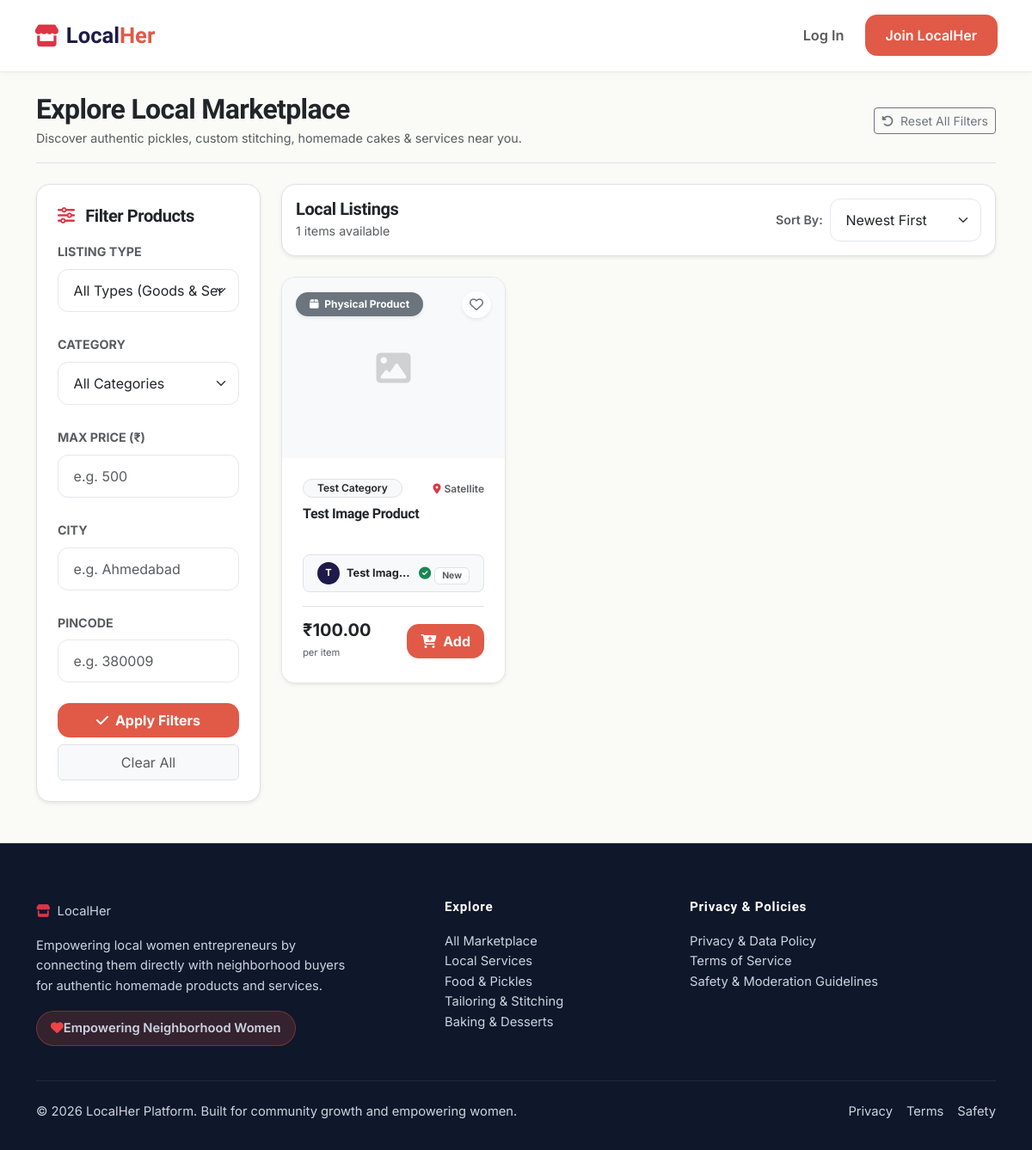
The page /marketplace/ on the database as committed earlier.
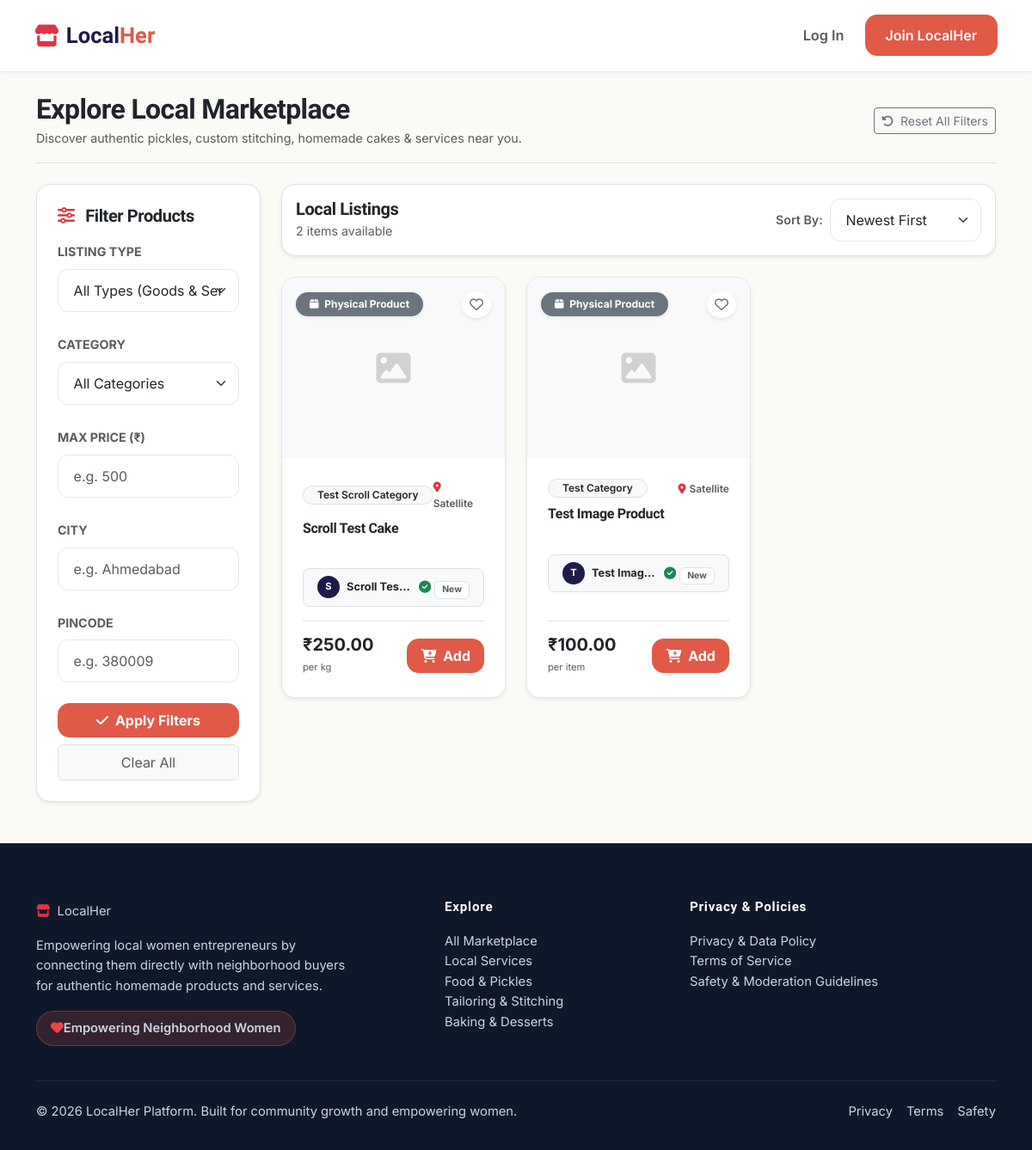
The same page on the database as committed later.
### marketplace/models.py (models this page shows, shortened)
class Product(models.Model):
    PRODUCT_TYPES = (
        ('PRODUCT', 'Physical Product'),
        ('SERVICE', 'Local Service'),
    )
    seller = models.ForeignKey(SellerProfile, on_delete=models.CASCADE, related_name='products')
    category = models.ForeignKey(Category, on_delete=models.SET_NULL, null=True, related_name='products')
    title = models.CharField(max_length=200)
    slug = models.SlugField(max_length=230, blank=True)
    description = models.TextField()
    price = models.DecimalField(max_digits=10, decimal_places=2)
    price_unit = models.CharField(max_length=50, default='per item', help_text="e.g. per piece, per kg, per hour, starting price")
    product_type = models.CharField(max_length=10, choices=PRODUCT_TYPES, default='PRODUCT')
    is_available = models.BooleanField(default=True, help_text="Available for order/booking")
    city = models.CharField(max_length=100)
    area = models.CharField(max_length=100)
    pincode = models.CharField(max_length=10)
    created_at = models.DateTimeField(auto_now_add=True)
    updated_at = models.DateTimeField(auto_now=True)
    @property
    def primary_image(self):
        primary = self.images.filter(is_primary=True).first()
        if primary:
            return primary.image
        first_img = self.images.first()
        return first_img.image if first_img else None
    @property
    def average_rating(self):
        reviews = self.reviews.all()
        if reviews.exists():
            return round(sum(r.rating for r in reviews) / reviews.count(), 1)
        return 0.0

class Category(models.Model):
    name = models.CharField(max_length=100, unique=True)
    slug = models.SlugField(max_length=120, unique=True, blank=True)
    icon_class = models.CharField(max_length=50, default='fa-tag', help_text="FontAwesome icon class e.g. fa-utensils, fa-scissors")
    image = models.ImageField(upload_to='categories/', blank=True, null=True)
    description = models.TextField(blank=True)
    class Meta:
        verbose_name_plural = "Categories"
        ordering = ['name']

### accounts/models.py (models this page shows, shortened)
class SellerProfile(models.Model):
    user = models.OneToOneField(User, on_delete=models.CASCADE, related_name='seller_profile')
    business_name = models.CharField(max_length=200)
    slug = models.SlugField(max_length=220, unique=True, blank=True)
    bio = models.TextField(blank=True, help_text="Short description of your business and story.")
    cover_image = models.ImageField(upload_to='profiles/sellers/covers/', blank=True, null=True)
    whatsapp_number = models.CharField(max_length=15, blank=True, help_text="WhatsApp number for direct customer orders/inquiries.")
    address = models.TextField(blank=True)
    city = models.CharField(max_length=100)
    area = models.CharField(max_length=100)
    pincode = models.CharField(max_length=10)
    is_verified = models.BooleanField(default=False, help_text="Admin verification badge for trust.")
    created_at = models.DateTimeField(auto_now_add=True)
    updated_at = models.DateTimeField(auto_now=True)

### marketplace/views.py (the view)
# urls.py: path('marketplace/', views.marketplace_view, name='marketplace'),
def marketplace_view(request):
    categories = Category.objects.all()
    products = Product.objects.filter(is_available=True).select_related('seller', 'category')
    cat_slug = request.GET.get('category')
    p_type = request.GET.get('type')
    city = request.GET.get('city')
    pincode = request.GET.get('pincode')
    max_price = request.GET.get('max_price')
    sort = request.GET.get('sort')
    if cat_slug:
        products = products.filter(category__slug=cat_slug)
    if p_type in ['PRODUCT', 'SERVICE']:
        products = products.filter(product_type=p_type)
    if city:
        products = products.filter(city__icontains=city)
    if pincode:
        products = products.filter(pincode=pincode)
    if max_price:
        try:
            products = products.filter(price__lte=float(max_price))
        except ValueError:
            pass
    if sort == 'price_low':
        products = products.order_by('price')
    elif sort == 'price_high':
        products = products.order_by('-price')
    else:
        products = products.order_by('-created_at')
    context = {
        'categories': categories,
        'products': products,
        'selected_category': cat_slug,
        'selected_type': p_type,
        'selected_max_price': max_price,
        'selected_sort': sort,
    }
    return render(request, 'marketplace/explore.html', context)

### orders/context_processors.py (called while the page is built)
def cart_processor(request):
    if request.user.is_authenticated:
        cart_count = CartItem.objects.filter(user=request.user).count()
        favorite_ids = set(Favorite.objects.filter(user=request.user).values_list('product_id', flat=True))
    else:
        cart_count = 0
        favorite_ids = set()
    return {
        'cart_count': cart_count,
        'user_favorite_product_ids': favorite_ids,
    }

### templates/marketplace/explore.html (shortened to what the changed rows need)
{% extends 'base.html' %}
{% block content %}
<div class="container py-4 pb-5">
    <div class="d-flex align-items-center justify-content-between flex-wrap gap-3 mb-4 pb-3 border-bottom">
        <div>
            <h2 class="fw-bold font-heading mb-1 text-dark">Explore Local Marketplace</h2>
        </div>
    </div>
    <div class="row g-4">
        <div class="col-lg-9">
            <div class="d-flex align-items-center justify-content-between flex-wrap gap-3 mb-4 p-3 bg-white border rounded-4 shadow-sm">
                <div>
                    <h5 class="fw-bold mb-0 text-dark">Local Listings</h5>
                    <span class="text-muted small">{{ products|length }} items available</span>
                </div>
            </div>
            <div class="row g-4">
                {% for product in products %}
                <div class="col-md-6 col-lg-4">
                    <div class="lh-card lh-product-card h-100 d-flex flex-column rounded-4 overflow-hidden shadow-sm">
                        <div class="position-relative bg-light text-center img-zoom-container" style="height: 210px;">
                            {% if product.primary_image %}
                            <img src="{{ product.primary_image.url }}" class="w-100 h-100" style="object-fit: cover;" alt="{{ product.title }}" onerror="this.onerror=null; this.style.display='none'; this.nextElementSibling.style.display='flex';">
                            <div class="align-items-center justify-content-center h-100 text-muted bg-light" style="display: none;">
                                <i class="fa-solid fa-image fs-1 opacity-25"></i>
                            </div>
                            {% else %}
                            <div class="d-flex align-items-center justify-content-center h-100 text-muted bg-light">
                                <i class="fa-solid fa-image fs-1 opacity-25"></i>
                            </div>
                            {% endif %}
                            <div class="position-absolute top-0 start-0 m-3">
                                <span class="badge {% if product.product_type == 'SERVICE' %}bg-success text-white{% else %}bg-secondary text-white{% endif %} shadow-sm px-3 py-2 rounded-pill fw-bold" style="font-size: 0.75rem;">
                                    <i class="fa-solid {% if product.product_type == 'SERVICE' %}fa-handshake{% else %}fa-box{% endif %} me-1"></i> {{ product.get_product_type_display }}
                                </span>
                            </div>
                            <a href="{% url 'toggle_favorite' product.id %}" class="position-absolute top-0 end-0 m-3 btn btn-sm bg-white rounded-circle shadow-sm px-2 py-1 text-danger" title="Save Item">
                                <i class="{% if product.id in user_favorite_product_ids %}fa-solid fa-heart text-danger{% else %}fa-regular fa-heart text-secondary{% endif %} fs-6"></i>
                            </a>
                        </div>
                        <div class="p-4 d-flex flex-column flex-grow-1 bg-white">
                            <div class="d-flex align-items-center justify-content-between mb-2">
                                <span class="badge bg-light text-dark border px-3 py-1 rounded-pill fw-semibold" style="font-size: 0.75rem;">
                                    {{ product.category.name }}
                                </span>
                                <span class="small text-muted fw-semibold" style="font-size: 0.75rem;">
                                    <i class="fa-solid fa-location-dot text-danger me-1"></i>{{ product.area }}
                                </span>
                            </div>
                            <h6 class="fw-bold text-dark mb-3 font-heading" style="line-height: 1.4; min-height: 2.6rem; display: -webkit-box; -webkit-line-clamp: 2; -webkit-box-orient: vertical; overflow: hidden;">
                                <a href="{% url 'product_detail' product.slug %}" class="text-dark text-decoration-none">{{ product.title }}</a>
                            </h6>
                            <div class="p-2 px-3 rounded-3 mb-3 d-flex align-items-center justify-content-between bg-light border">
                                <div class="d-flex align-items-center gap-2 overflow-hidden">
                                    <div class="seller-avatar-sm" style="width: 26px; height: 26px; background: var(--lh-primary); color: white; border-radius: 50%; font-size: 0.7rem; font-weight: 700; display: inline-flex; align-items: center; justify-content: center; flex-shrink: 0;">
                                        {{ product.seller.business_name|first|upper }}
                                    </div>
                                    <div class="text-truncate">
                                        <a href="{% url 'seller_profile' product.seller.slug %}" class="text-dark fw-bold small text-decoration-none d-block text-truncate" style="max-width: 100px; font-size: 0.8rem;">
                                            {{ product.seller.business_name }}
                                        </a>
                                    </div>
                                    <i class="fa-solid fa-circle-check text-success small" title="Verified Seller"></i>
                                </div>
                                <div class="text-nowrap ms-1">
                                    {% if product.average_rating > 0 %}
                                    <span class="badge bg-white text-dark border px-2 py-1 fw-bold" style="font-size: 0.75rem;">⭐ {{ product.average_rating }}</span>
                                    {% else %}
                                    <span class="badge bg-white text-muted border px-2 py-1" style="font-size: 0.65rem;">New</span>
                                    {% endif %}
                                </div>
                            </div>
                            <div class="mt-auto pt-3 border-top d-flex align-items-center justify-content-between">
                                <div>
                                    <span class="fw-bold fs-5 text-dark d-block mb-0" style="line-height: 1.1;">₹{{ product.price }}</span>
                                    <span class="small text-muted" style="font-size: 0.7rem;">{{ product.price_unit }}</span>
                                </div>
                                <a href="{% url 'add_to_cart' product.id %}" class="btn btn-sm btn-lh-accent px-3 py-2 fw-bold">
                                    <i class="fa-solid fa-cart-plus me-1"></i> Add
                                </a>
                            </div>
                        </div>
                    </div>
                </div>
                {% endfor %}
            </div>
        </div>
    </div>
</div>
{% endblock %}

Rows that differ between the two databases and show on the page:
added Product: product_type "Physical Product", category.name "Test Scroll Category", area "Satellite", title "Scroll Test Cake", seller.business_name|first "S", seller.business_name "Scroll Tes…", shows "New", price "250.00", price_unit "per kg"
Other text that changed with them:
{{ products|length }}: "1" → "2"
